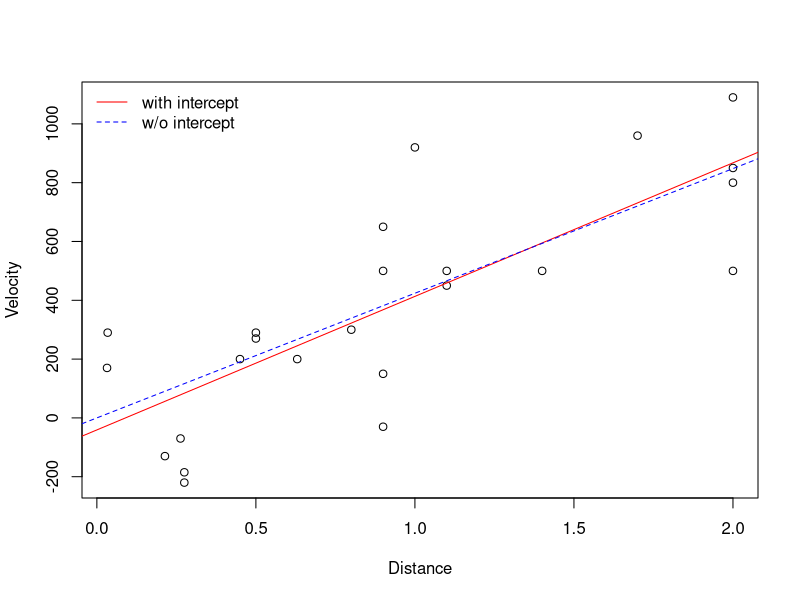

Here is the R script that generated this plot:
## ---- chunk 1
hubble <- read.csv("hubble.csv")
## ---- chunk 2
model.Int <- lm(Velocity ~ Distance, data = hubble)
model.NoInt <- lm(Velocity ~ -1 + Distance, data = hubble)
## ---- chunk 3
plot(Velocity ~ Distance, data = hubble)
abline(model.Int, col = "red")
abline(model.NoInt, col = "blue", lty = 2)
legend("topleft", legend = c("with intercept", "w/o intercept"), lty = c(1,2), col = c("red","blue"), bty = "n")
